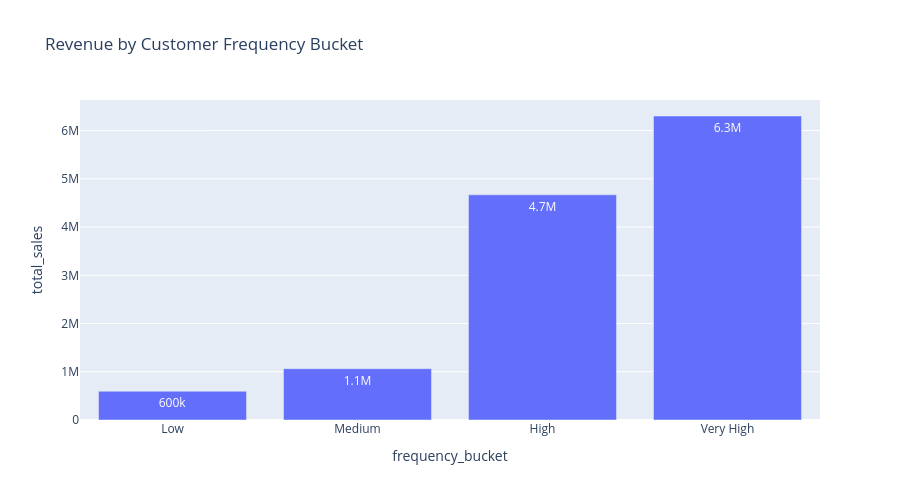

The notebook cell this image was saved under:
### Code cell
fig = px.bar(
    freq_bucket_summary,
    x="frequency_bucket",
    y="total_sales",
    title="Revenue by Customer Frequency Bucket",
    text_auto=".2s",
    width=900,
    height=500
)
fig.show()

### Figure 1 — Plotly figure (JSON) as saved in the notebook; plotly's stock layout.template omitted (floating-point values rounded to 4 significant figures)
{"data": [{"hovertemplate": "frequency_bucket=%{x}<br>total_sales=%{y}<extra></extra>", "legendgroup": "", "marker": {"color": "#636efa", "pattern": {"shape": ""}}, "name": "", "orientation": "v", "showlegend": false, "textposition": "auto", "texttemplate": "%{y:.2s}", "type": "bar", "x": ["Low", "Medium", "High", "Very High"], "xaxis": "x", "y": [595400.0, 1064000.0, 4668000.0, 6303000.0], "yaxis": "y"}], "layout": {"barmode": "relative", "height": 500, "legend": {"tracegroupgap": 0}, "title": {"text": "Revenue by Customer Frequency Bucket"}, "width": 900, "xaxis": {"anchor": "y", "domain": [0, 1], "title": {"text": "frequency_bucket"}}, "yaxis": {"anchor": "x", "domain": [0, 1], "title": {"text": "total_sales"}}}}
